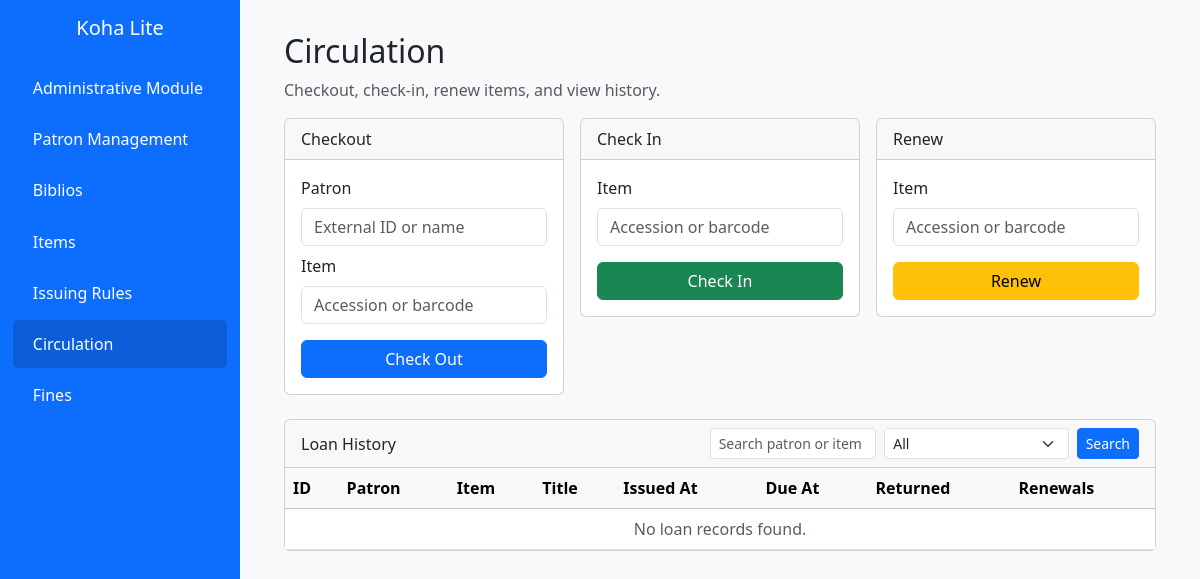
/circulation/, run on an earlier commit of the app's database.
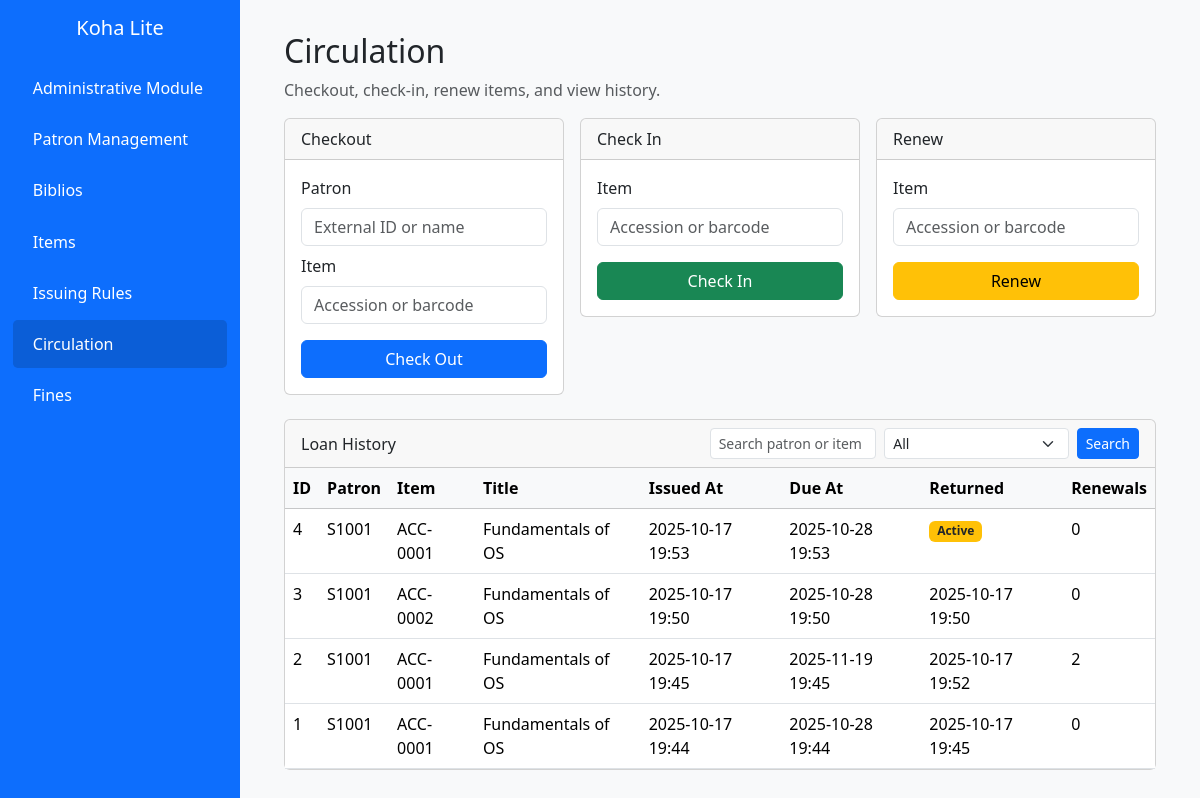
And on a later commit of the database.
### myapp/models.py (models this page shows, shortened)
class Loan(models.Model):
    patron = models.ForeignKey("myapp.Patron", on_delete=models.PROTECT, related_name="loans")
    item = models.ForeignKey("myapp.Item", on_delete=models.PROTECT, related_name="loans")
    issued_at = models.DateTimeField(auto_now_add=True)
    due_at = models.DateTimeField()
    return_date = models.DateTimeField(null=True, blank=True)
    renewal_count = models.PositiveIntegerField(default=0)
    class Meta:
        indexes = [
            models.Index(fields=["patron", "due_at"]),
            models.Index(fields=["item", "due_at"]),
        ]
        constraints = [
            models.UniqueConstraint(
                fields=["item"],
                condition=models.Q(return_date__isnull=True),
                name="unique_active_loan_per_item",
            ),
        ]
        ordering = ["-issued_at"]

class Patron(models.Model):
    external_id = models.CharField(max_length=40, unique=True)  # student/staff ID
    first_name  = models.CharField(max_length=80)
    last_name   = models.CharField(max_length=80)
    email       = models.EmailField(blank=True)
    category = models.ForeignKey(
        "myapp.Patron_Categories",
        to_field="code",
        db_column="category_code",
        on_delete=models.PROTECT,
        related_name="patrons",
    )
    expires_at = models.DateField(null=True, blank=True)
    is_active  = models.BooleanField(default=True)
    created_at = models.DateTimeField(auto_now_add=True)
    class Meta:
        ordering = ["last_name", "first_name"]
        verbose_name = "patron"
        verbose_name_plural = "patrons"

class Item(models.Model):
    class Status(models.TextChoices):
        AVAILABLE = "AVAILABLE", "Available"
        ISSUED    = "ISSUED", "Issued"
        OVERDUE   = "OVERDUE", "Overdue"
        LOST      = "LOST", "Lost"
    biblio = models.ForeignKey(Biblio, on_delete=models.PROTECT, related_name="items")
    accession_number = models.CharField(max_length=30, unique=True)
    barcode = models.CharField(max_length=50, blank=True)
    item_type = models.ForeignKey("myapp.ItemType", on_delete=models.PROTECT, related_name="items")
    branch = models.ForeignKey("myapp.Branch", on_delete=models.PROTECT, related_name="items")
    status = models.CharField(max_length=12, choices=Status.choices, default=Status.AVAILABLE)
    class Meta:
        ordering = ["accession_number"]
        indexes = [
            models.Index(fields=["item_type"]),
            models.Index(fields=["branch"]),
            models.Index(fields=["status"]),
        ]

class Biblio(models.Model):
    title = models.CharField(max_length=255)
    author = models.CharField(max_length=255, blank=True)
    isbn = models.CharField(max_length=20, unique=True, null=True, blank=True)
    publisher = models.CharField(max_length=255, blank=True)
    publication_year = models.PositiveIntegerField(null=True, blank=True)
    attributes = models.JSONField(blank=True, default=dict, help_text="Optional per-item-type metadata")
    class Meta:
        ordering = ["title"]
        verbose_name = "biblio"
        verbose_name_plural = "biblios"

### myapp/views.py (the view, shortened to what this page needs)
# urls.py: path("circulation/", views.circulation_dashboard, name="circ_dashboard"),
def circulation_dashboard(request):
    q = request.GET.get("q", "").strip()
    filter_type = request.GET.get("filter", "all")
    loans = (
        Loan.objects
        .select_related("patron", "item", "item__biblio")
        .order_by("-issued_at")
    )
    if filter_type == "checkedout":
        loans = loans.filter(return_date__isnull=True)
    elif filter_type == "checkedin":
        loans = loans.filter(return_date__isnull=False)
    elif filter_type == "renewed":
        loans = loans.filter(renewal_count__gt=0)
    return render(request, "library/circulation_dashboard.html", {
        "loans": loans[:50],  # limit display
        "q": q,
        "filter": filter_type,
    })

### myapp/templates/library/circulation_dashboard.html (shortened to what this page needs)
{% extends "base.html" %}
{% block content %}
<h2>Circulation</h2>
<p class="text-muted">Checkout, check-in, renew items, and view history.</p>
<div class="row g-3 mb-4">
  <div class="col-lg-4">
    <div class="card">
      <div class="card-header">Checkout</div>
      <div class="card-body">
        <form method="post" action="{% url 'checkout' %}">
          <div class="mb-2"><label class="form-label">Patron</label>
            <input class="form-control" name="patron_query" placeholder="External ID or name">
          </div>
          <div class="mb-3"><label class="form-label">Item</label>
            <input class="form-control" name="item_query" placeholder="Accession or barcode">
          </div>
          <button class="btn btn-primary w-100">Check Out</button>
        </form>
      </div>
    </div>
  </div>
  <div class="col-lg-4">
    <div class="card">
      <div class="card-header">Check In</div>
      <div class="card-body">
        <form method="post" action="{% url 'checkin' %}">
          <div class="mb-3"><label class="form-label">Item</label>
            <input class="form-control" name="item_query" placeholder="Accession or barcode">
          </div>
          <button class="btn btn-success w-100">Check In</button>
        </form>
      </div>
    </div>
  </div>
  <div class="col-lg-4">
    <div class="card">
      <div class="card-header">Renew</div>
      <div class="card-body">
        <form method="post" action="{% url 'renew' %}">
          <div class="mb-3"><label class="form-label">Item</label>
            <input class="form-control" name="item_query" placeholder="Accession or barcode">
          </div>
          <button class="btn btn-warning w-100">Renew</button>
        </form>
      </div>
    </div>
  </div>
</div>
<div class="card mt-4">
  <div class="card-header d-flex justify-content-between align-items-center">
    <span>Loan History</span>
    <form method="get" class="d-flex align-items-center gap-2 mb-0">
      <input type="text" class="form-control form-control-sm" name="q" value="{{ q }}" placeholder="Search patron or item">
      <select name="filter" class="form-select form-select-sm" onchange="this.form.submit()">
        <option value="all" {% if filter == 'all' %}selected{% endif %}>All</option>
      </select>
      <button class="btn btn-sm btn-primary">Search</button>
    </form>
  </div>
  <div class="card-body p-0">
    <div class="table-responsive">
      <table class="table table-hover mb-0">
        <thead class="table-light">
          <tr>
            <th>ID</th>
            <th>Patron</th>
            <th>Item</th>
            <th>Title</th>
            <th>Issued At</th>
            <th>Due At</th>
            <th>Returned</th>
            <th>Renewals</th>
          </tr>
        </thead>
        <tbody>
          {% for loan in loans %}
            <tr>
              <td>{{ loan.id }}</td>
              <td>{{ loan.patron.external_id }}</td>
              <td>{{ loan.item.accession_number }}</td>
              <td>{{ loan.item.biblio.title }}</td>
              <td>{{ loan.issued_at|date:"Y-m-d H:i" }}</td>
              <td class="{% if loan.return_date is None and loan.due_at < now %}text-danger{% endif %}">
                {{ loan.due_at|date:"Y-m-d H:i" }}
              </td>
              <td>
                {% if loan.return_date %}
                  {{ loan.return_date|date:"Y-m-d H:i" }}
                {% else %}
                  <span class="badge bg-warning text-dark">Active</span>
                {% endif %}
              </td>
              <td>{{ loan.renewal_count }}</td>
            </tr>
          {% empty %}
            <tr><td colspan="8" class="text-center text-muted">No loan records found.</td></tr>
          {% endfor %}
        </tbody>
      </table>
    </div>
  </div>
</div>
{% endblock %}

What changed in the data, as far as the page shows it:
added Loan: id "4", patron.external_id "S1001", item.accession_number "ACC-0001", item.biblio "Fundamentals of OS", issued_at "2025-10-17 19:53", due_at "2025-10-28 19:53", shows "Active", renewal_count "0"
added Loan: id "3", patron.external_id "S1001", item.accession_number "ACC-0002", item.biblio "Fundamentals of OS", issued_at "2025-10-17 19:50", due_at "2025-10-28 19:50", return_date "2025-10-17 19:50", renewal_count "0"
added Loan: id "2", patron.external_id "S1001", item.accession_number "ACC-0001", item.biblio "Fundamentals of OS", issued_at "2025-10-17 19:45", due_at "2025-11-19 19:45", return_date "2025-10-17 19:52", renewal_count "2"
added Loan: id "1", patron.external_id "S1001", item.accession_number "ACC-0001", item.biblio "Fundamentals of OS", issued_at "2025-10-17 19:44", due_at "2025-10-28 19:44", return_date "2025-10-17 19:45", renewal_count "0"
Also different on the page:
text no longer shown: "No loan records found."
